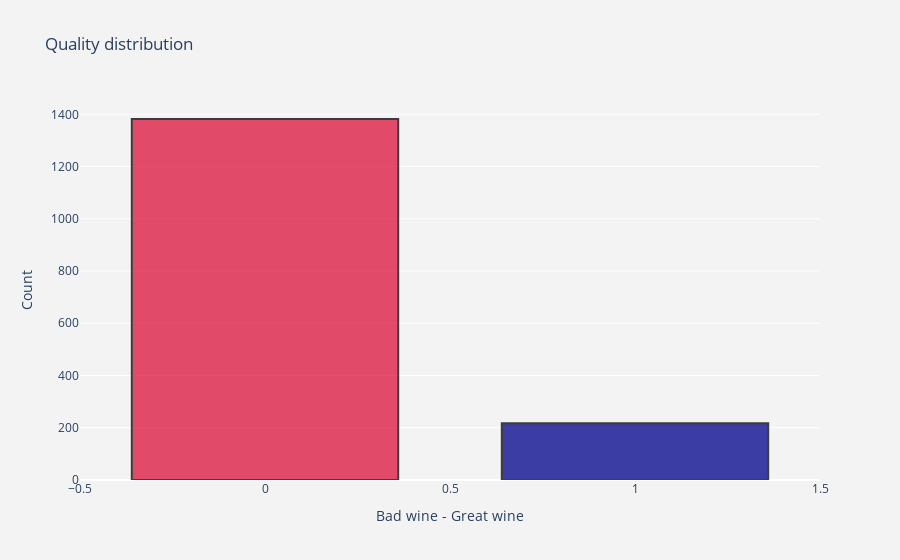

Notebook code cell kept with this figure:
### Code cell
labels = (df.quality.unique())
colors = ['Crimson', 'DarkBlue']

trace = go.Histogram(x=df.quality,marker=dict(color=colors,line=dict(color='black', width=2)),opacity=0.75)
layout = go.Layout(
    title='Quality distribution',
    xaxis=dict(
        title='Bad wine - Great wine'
    ),
    yaxis=dict(
        title='Count'
    ),
    bargap=0.2,
    bargroupgap=0.1, paper_bgcolor='rgb(243, 243, 243)',
    plot_bgcolor="rgb(243, 243, 243)")
fig = go.Figure(data=[trace], layout=layout)
iplot(fig)

### Figure 1 — Plotly figure (JSON) as saved in the notebook; plotly's stock layout.template omitted (floating-point values rounded to 4 significant figures; data arrays with more than 128 entries replaced by an {"elided": "..."} marker saying what was removed)
{"data": [{"marker": {"color": ["Crimson", "DarkBlue"], "line": {"color": "black", "width": 2}}, "opacity": 0.75, "type": "histogram", "x": {"elided": "1599 int values"}}], "layout": {"bargap": 0.2, "bargroupgap": 0.1, "paper_bgcolor": "rgb(243, 243, 243)", "plot_bgcolor": "rgb(243, 243, 243)", "title": {"text": "Quality distribution"}, "xaxis": {"title": {"text": "Bad wine - Great wine"}}, "yaxis": {"title": {"text": "Count"}}}}
